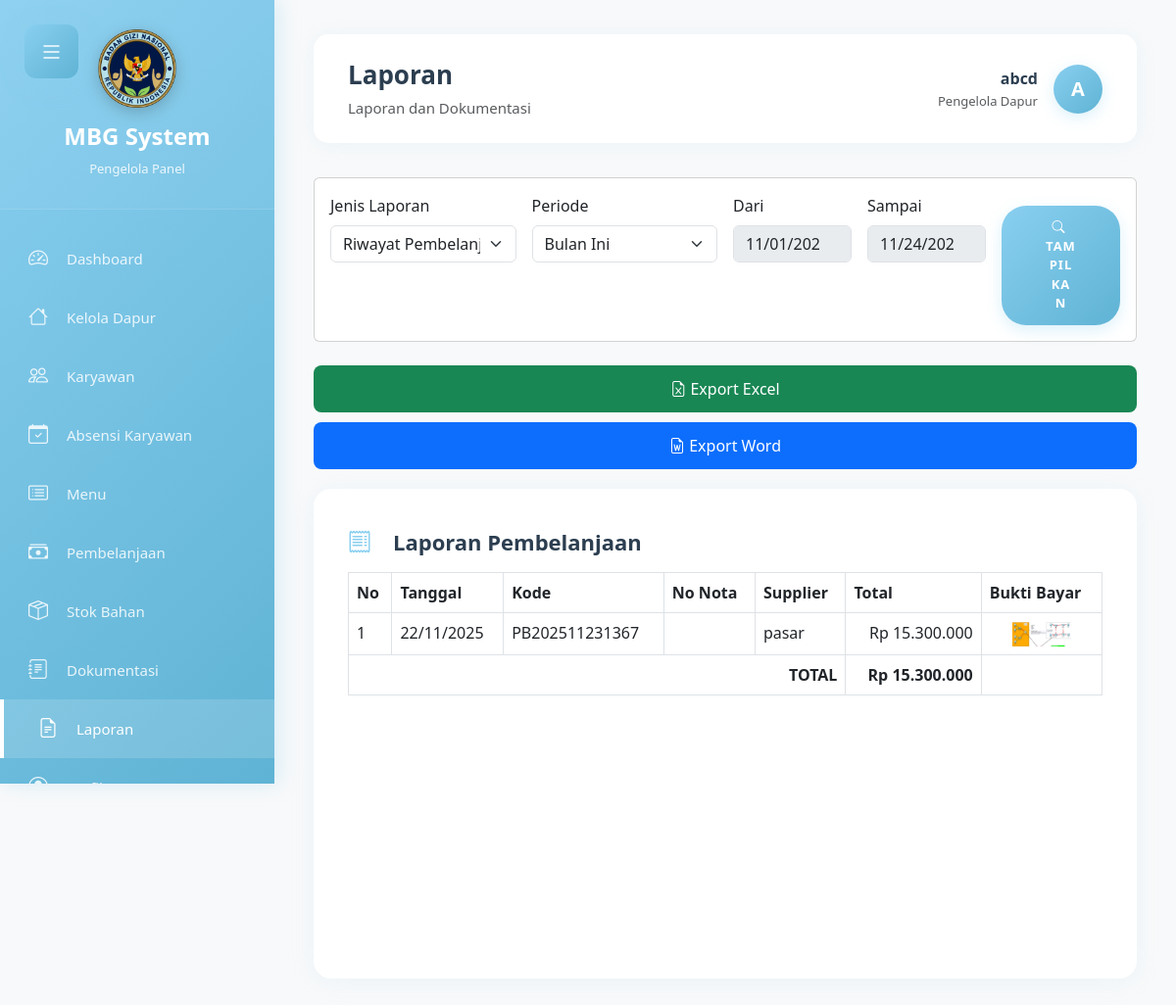
The page /pengelola/laporan.php (signed in) on the database its author committed.
### tables this page shows
CREATE TABLE `tbl_pembelanjaan` (
  `id_pembelanjaan` int(11) NOT NULL,
  `id_dapur` int(11) NOT NULL,
  `id_pengelola` int(11) NOT NULL,
  `kode_pembelanjaan` varchar(50) DEFAULT NULL,
  `no_nota_fisik` varchar(50) DEFAULT NULL,
  `tanggal_pembelian` date NOT NULL,
  `supplier` varchar(100) DEFAULT NULL,
  `total_pembelian` decimal(15,2) DEFAULT NULL,
  `metode_pembayaran` enum('tunai','transfer','kredit') DEFAULT 'tunai',
  `status_pembayaran` enum('lunas','belum_lunas','cicilan') DEFAULT 'lunas',
  `status` enum('rencana','selesai') DEFAULT 'rencana',
  `keterangan` text DEFAULT NULL,
  `bukti_pembelian` varchar(255) DEFAULT NULL,
  `created_at` timestamp NOT NULL DEFAULT current_timestamp(),
  `updated_at` timestamp NOT NULL DEFAULT current_timestamp() ON UPDATE current_timestamp()
);

### pengelola/laporan.php (the view, shortened to what this page needs)
<?php
require_once '../koneksi.php';
$id_pengelola = $_SESSION['user_id'];
$report_type = isset($_GET['type']) ? $_GET['type'] : 'pembelanjaan';
$periode = isset($_GET['periode']) ? $_GET['periode'] : 'bulan_ini';
$tanggal_mulai = isset($_GET['tanggal_mulai']) ? $_GET['tanggal_mulai'] : date('Y-m-01');
$tanggal_akhir = isset($_GET['tanggal_akhir']) ? $_GET['tanggal_akhir'] : date('Y-m-d');
if ($periode == 'hari_ini') {
    $tanggal_mulai = $tanggal_akhir = date('Y-m-d');
} elseif ($periode == 'bulan_ini') {
    $tanggal_mulai = date('Y-m-01');
    $tanggal_akhir = date('Y-m-d');
}
if ($report_type == 'pembelanjaan') {
    $query = "SELECT p.*, d.nama_dapur
              FROM tbl_pembelanjaan p
              JOIN tbl_dapur d ON p.id_dapur = d.id_dapur
              WHERE p.id_pengelola = '$id_pengelola'
              AND p.tanggal_pembelian BETWEEN '$tanggal_mulai' AND '$tanggal_akhir'
              AND p.status = 'selesai'
              ORDER BY p.tanggal_pembelian DESC";
} elseif ($report_type == 'karyawan') {
    $query = "SELECT *
              FROM tbl_dokumentasi_karyawan
              WHERE tanggal_dokumentasi BETWEEN '$tanggal_mulai' AND '$tanggal_akhir'
              ORDER BY tanggal_dokumentasi DESC, created_at DESC";
}
$result = mysqli_query($conn, $query);
?>
<!DOCTYPE html>
<html lang="id">
<head>
    <link href="https://cdn.jsdelivr.net/npm/bootstrap@5.3.0/dist/css/bootstrap.min.css" rel="stylesheet">
    <link rel="stylesheet" href="https://cdn.jsdelivr.net/npm/bootstrap-icons@1.11.0/font/bootstrap-icons.css">
    <link rel="stylesheet" href="../assets/css/style.css">
    <link rel="stylesheet" href="../assets/css/admin-dashboard.css">
</head>
<body>
    <button class="mobile-menu-toggle" id="mobileMenuToggle"><i class="bi bi-list"></i></button>
    <div class="sidebar" id="sidebar">
        <div class="sidebar-header">
            <div class="sidebar-logo"><img src="../assets/img/logo.png" alt="MBG Logo" class="logo-image"></div>
            <h4>MBG System</h4><small>Pengelola Panel</small>
        </div>
        <div class="sidebar-menu">
            <a href="dashboard.php"><i class="bi bi-speedometer2"></i><span>Dashboard</span></a>
            <a href="dapur.php"><i class="bi bi-house"></i><span>Kelola Dapur</span></a>
            <a href="karyawan.php"><i class="bi bi-people"></i><span>Karyawan</span></a>
            <a href="absensi.php"><i class="bi bi-calendar-check"></i><span>Absensi Karyawan</span></a>
            <a href="menu.php"><i class="bi bi-card-list"></i><span>Menu</span></a>
            <a href="pembelanjaan.php"><i class="bi bi-cash-stack"></i><span>Pembelanjaan</span></a>
            <a href="stok.php"><i class="bi bi-box-seam"></i><span>Stok Bahan</span></a>
            <a href="dokumentasi.php"><i class="bi bi-journal-text"></i><span>Dokumentasi</span></a>
            <a href="laporan.php" class="active"><i class="bi bi-file-earmark-text"></i><span>Laporan</span></a>
            <a href="profil.php"><i class="bi bi-person-circle"></i><span>Profil</span></a>
        </div>
    </div>
    <div class="main-content" id="mainContent">
        <div class="top-navbar">
            <div><h4 class="mb-0">Laporan</h4><small class="text-muted">Laporan dan Dokumentasi</small></div>
            <div class="user-profile">
                <a href="profil.php" class="text-decoration-none text-dark d-flex align-items-center">
                    <div class="text-end me-3">
                        <div class="fw-bold"><?= $_SESSION['user_name'] ?></div>
                        <small class="text-muted">Pengelola Dapur</small>
                    </div>
                    <div class="user-avatar">
                        <?php if (isset($_SESSION['foto_profil']) && $_SESSION['foto_profil']): ?>
                            <img src="../assets/img/profil/<?= $_SESSION['foto_profil'] ?>" alt="Profil" class="rounded-circle" style="width: 40px; height: 40px; object-fit: cover;">
                        <?php else: ?>
                            <?= strtoupper(substr($_SESSION['user_name'], 0, 1)) ?>
                        <?php endif; ?>
                    </div>
                </a>
            </div>
        </div>
        <div class="card mb-4">
            <div class="card-body">
                <form method="GET" action="">
                    <div class="row g-3">
                        <div class="col-md-3">
                            <label class="form-label">Jenis Laporan</label>
                            <select name="type" class="form-select" onchange="this.form.submit()">
                                <option value="pembelanjaan" <?= $report_type == 'pembelanjaan' ? 'selected' : '' ?>>Riwayat Pembelanjaan</option>
                            </select>
                        </div>
                        <div class="col-md-3">
                            <label class="form-label">Periode</label>
                            <select name="periode" class="form-select" onchange="this.form.submit()">
                                <option value="bulan_ini" <?= $periode == 'bulan_ini' ? 'selected' : '' ?>>Bulan Ini</option>
                            </select>
                        </div>
                        <div class="col-md-2">
                            <label class="form-label">Dari</label>
                            <input type="date" name="tanggal_mulai" class="form-control" value="<?= $tanggal_mulai ?>" <?= $periode != 'custom' ? 'disabled' : '' ?>>
                        </div>
                        <div class="col-md-2">
                            <label class="form-label">Sampai</label>
                            <input type="date" name="tanggal_akhir" class="form-control" value="<?= $tanggal_akhir ?>" <?= $periode != 'custom' ? 'disabled' : '' ?>>
                        </div>
                        <div class="col-md-2 d-flex align-items-end">
                            <button type="submit" class="btn btn-primary w-100">
                                <i class="bi bi-search me-1"></i> Tampilkan
                            </button>
                        </div>
                    </div>
                </form>
            </div>
        </div>
        <div style="display: flex; flex-direction: column; gap: 10px; margin-bottom: 20px;">
            <a href="?type=<?= $report_type ?>&periode=<?= $periode ?>&tanggal_mulai=<?= $tanggal_mulai ?>&tanggal_akhir=<?= $tanggal_akhir ?>&export=excel"
               style="background-color: #198754; color: white; padding: 12px 20px; text-align: center; text-decoration: none; border-radius: 8px; font-size: 16px; font-weight: 500; border: none; cursor: pointer; display: block;">
                <i class="bi bi-file-earmark-excel"></i> Export Excel
            </a>
            <a href="?type=<?= $report_type ?>&periode=<?= $periode ?>&tanggal_mulai=<?= $tanggal_mulai ?>&tanggal_akhir=<?= $tanggal_akhir ?>&export=word"
               style="background-color: #0d6efd; color: white; padding: 12px 20px; text-align: center; text-decoration: none; border-radius: 8px; font-size: 16px; font-weight: 500; border: none; cursor: pointer; display: block;">
                <i class="bi bi-file-earmark-word"></i> Export Word
            </a>
        </div>
        <div class="table-card">
            <?php if ($report_type == 'pembelanjaan'): ?>
                <h5 class="mb-3"><i class="bi bi-receipt"></i> Laporan Pembelanjaan</h5>
                <div class="table-responsive">
                    <table class="table table-bordered table-hover">
                        <thead>
                            <tr>
                                <th>No</th>
                                <th>Tanggal</th>
                                <th>Kode</th>
                                <th>No Nota</th>
                                <th>Supplier</th>
                                <th>Total</th>
                                <th>Bukti Bayar</th>
                            </tr>
                        </thead>
                        <tbody>
                            <?php
                            $no = 1;
                            $grand_total = 0;
                            while($row = mysqli_fetch_assoc($result)):
                                $grand_total += $row['total_pembelian'];
                            ?>
                            <tr>
                                <td><?= $no++ ?></td>
                                <td><?= date('d/m/Y', strtotime($row['tanggal_pembelian'])) ?></td>
                                <td><?= $row['kode_pembelanjaan'] ?></td>
                                <td><?= $row['no_nota_fisik'] ?? '-' ?></td>
                                <td><?= $row['supplier'] ?></td>
                                <td class="text-end">Rp <?= number_format($row['total_pembelian'], 0, ',', '.') ?></td>
                                <td class="text-center">
                                    <?php if ($row['bukti_pembelian']): ?>
                                        <a href="../assets/img/bukti/<?= $row['bukti_pembelian'] ?>" target="_blank">
                                            <img src="../assets/img/bukti/<?= $row['bukti_pembelian'] ?>" alt="Bukti" style="max-width: 60px; cursor: pointer;">
                                        </a>
                                    <?php else: ?>
                                        <span class="text-muted">-</span>
                                    <?php endif; ?>
                                </td>
                            </tr>
                            <?php endwhile; ?>
                        </tbody>
                        <tfoot>
                            <tr>
                                <th colspan="5" class="text-end">TOTAL</th>
                                <th class="text-end">Rp <?= number_format($grand_total, 0, ',', '.') ?></th>
                                <th></th>
                            </tr>
                        </tfoot>
                    </table>
                </div>
            <?php endif; ?>
        </div>
    </div>
</body>
</html>

### assets/css/style.css (style rules this page uses)
:root { --baby-blue: #89cff0; --baby-blue-dark: #5fb3d4; --baby-blue-light: #b8e6f7; --white: #ffffff; --text-dark: #2c3e50; --text-light: #7f8c8d; --shadow: rgba(137, 207, 240, 0.3); --gradient: linear-gradient(135deg, #89cff0 0%, #5fb3d4 100%); }
* { margin: 0; padding: 0; box-sizing: border-box; }
body { font-family: "Segoe UI", Tahoma, Geneva, Verdana, sans-serif; background: rgb(202, 202, 202); display: flex; justify-content: center; align-items: center; min-height: 100vh; overflow: hidden; }
.btn-primary { background: var(--gradient); border: none; color: var(--white); font-size: 13px; font-weight: 700; padding: 12px 45px; border-radius: 25px; text-transform: uppercase; letter-spacing: 1px; cursor: pointer; transition: all 0.3s ease; margin-top: 12px; box-shadow: 0 5px 15px var(--shadow); animation: fadeIn 1s ease-out 1s both; }

### rows shown on the page
tbl_pembelanjaan: tanggal_pembelian "22/11/2025", kode_pembelanjaan "PB202511231367", supplier "pasar", total_pembelian "15.300.000", bukti_pembelian (picture)

### other values the page prints
$_SESSION['user_name'] "abcd"
substr($_SESSION['user_name'], 0, 1) "A"
$grand_total "15.300.000"
